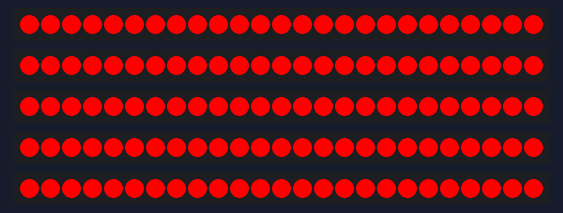
The sketch below on a simulated Arduino Uno, built with avr-gcc and run on an emulated ATmega328P. Shown: 5 × 25 RGB LEDs in strip order, left to right. Dim RGB values are drawn brighter than linear.

Above: at 0.16 s.
At 4.72 s:
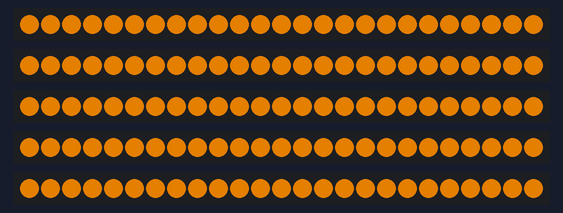
At 9.6 s:
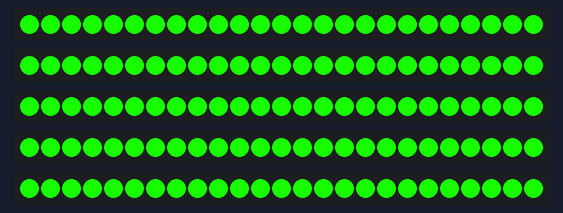
At 19.04 s:
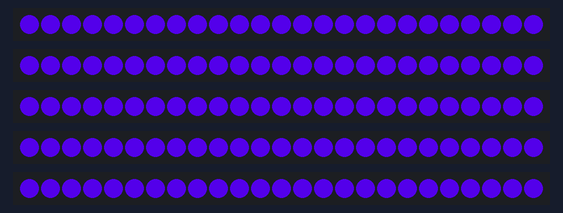
At 29.09 s:
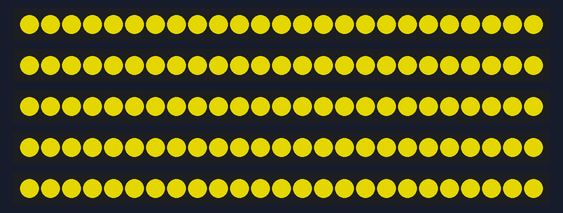
At 39.44 s:
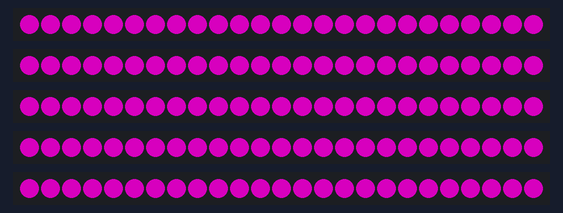

The sketch:

Fastled_ranbow_test.ino
```cpp
// testing fastled lib color cycle
// very simple program that cycles all LED's though a rainbow
// at the same time
// modifed to control 5 layered  LED cube
// with each layer on separate pin

#include "FastLED.h"

#define LED_PER_LAYER 25
#define TOTAL_LEDS 125

CRGB leds[TOTAL_LEDS];


void setup()
{
	// Need to set up all 5 layers each layer to a diff pin on the ESP8266
	FastLED.addLeds<NEOPIXEL, 7>(leds, 0, LED_PER_LAYER);
	FastLED.addLeds<NEOPIXEL, 1>(leds, LED_PER_LAYER, LED_PER_LAYER);
	FastLED.addLeds<NEOPIXEL, 6>(leds, 2 * LED_PER_LAYER, LED_PER_LAYER);
	FastLED.addLeds<NEOPIXEL, 2>(leds, 3 * LED_PER_LAYER, LED_PER_LAYER);
	FastLED.addLeds<NEOPIXEL, 5>(leds, 4 * LED_PER_LAYER, LED_PER_LAYER);
}
void loop()
{
	static uint8_t hue = 0;
	FastLED.showColor(CHSV(hue++, 255, 255));
	delay(10);
}
```
